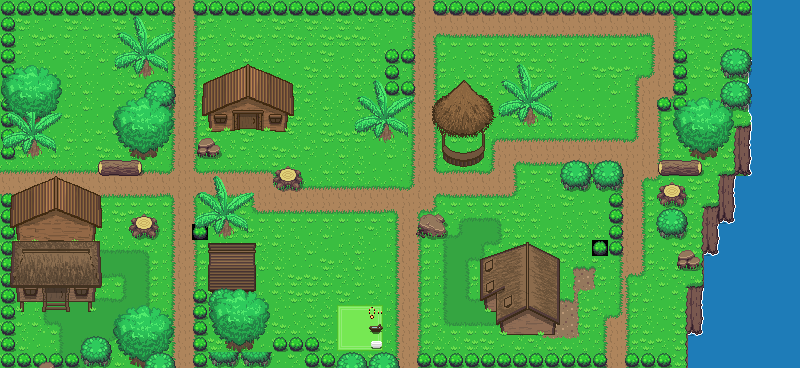

Below is a game level as drawn by its tile map, then a one-line description and the .tmx that defines it (tile-layer data replaced by summaries):
An orthogonal 50x23 tile map with 16x16 px tiles, 10 tile layers (Base, endblocks, Cliff, Objects 1, ...), 2 tilesets.

<map version="1.0" tiledversion="1.0.2" orientation="orthogonal" renderorder="left-down" width="50" height="23" tilewidth="16" tileheight="16" nextobjectid="1">
 <tileset firstgid="1" source="../Tileset/Overworld.tsx" />
 <tileset firstgid="1729" source="../Tileset/Building.tsx" />
 <layer name="Base" width="50" height="23">
  <data>[1150 cells, 1149 non-empty, 49 distinct tile ids]</data>
 </layer>
 <layer name="endblocks" width="50" height="23">
  <data>[1150 cells, 90 non-empty, 1 distinct tile ids]</data>
 </layer>
 <layer name="Cliff" width="50" height="23">
  <data>[1150 cells, 32 non-empty, 10 distinct tile ids]</data>
 </layer>
 <layer name="Objects 1" width="50" height="23">
  <data>[1150 cells, 41 non-empty, 24 distinct tile ids]</data>
 </layer>
 <layer name="Plants 1" width="50" height="23">
  <data>[1150 cells, 72 non-empty, 13 distinct tile ids]</data>
 </layer>
 <layer name="Buildings 2" width="50" height="23">
  <data>[1150 cells, 106 non-empty, 106 distinct tile ids]</data>
 </layer>
 <layer name="Buildings 1" width="50" height="23">
  <data>[1150 cells, 28 non-empty, 28 distinct tile ids]</data>
 </layer>
 <layer name="Objects 2" width="50" height="23">
  <data>[1150 cells, 3 non-empty, 3 distinct tile ids]</data>
 </layer>
 <layer name="Plants 2" width="50" height="23">
  <data>[1150 cells, 18 non-empty, 4 distinct tile ids]</data>
 </layer>
 <layer name="Above Player" width="50" height="23">
  <properties>
   <property name="unity:sortingLayerName" value="AbovePlayer" />
  </properties>
  <data>[1150 cells, 162 non-empty, 60 distinct tile ids]</data>
 </layer>
</map>
